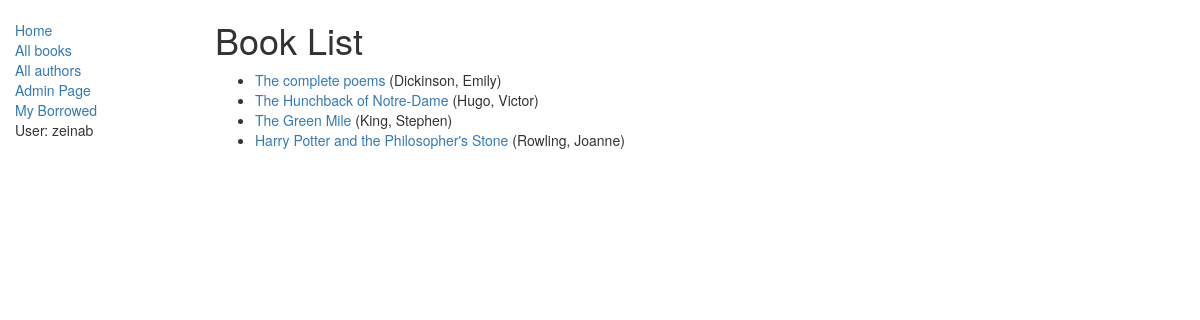
Page /catalog/books/ (signed in) on the committed database.
### catalog/models.py (models this page shows, shortened)
class Book(models.Model):
    title = models.CharField(max_length=200)
    author = models.ForeignKey('Author', on_delete=models.SET_NULL, null=True)
    summary = models.TextField(max_length=1000, help_text="Enter a brief description of the book")
    isbn = models.CharField('ISBN',max_length=13, help_text='13 Character <a href="https://www.isbn-international.org/content/what-isbn">ISBN number</a>')
    genre = models.ManyToManyField(Genre, help_text="Select a genre for this book")
    def get_absolute_url(self):
        return reverse('catalog:book-detail', args=[str(self.id)])
    def display_genre(self):
        return ', '.join([ genre.name for genre in self.genre.all()[:3] ])
    display_genre.short_description = 'Genre'

class Author(models.Model):
    first_name = models.CharField(max_length=100)
    last_name = models.CharField(max_length=100)
    date_of_birth = models.DateField(null=True, blank=True)
    date_of_death = models.DateField('Died', null=True, blank=True)
    def __str__(self):
        return '%s, %s' % (self.last_name, self.first_name)

### catalog/views.py (the view)
class BookListView(generic.ListView):
    model=models.Book
    template_name='catalog/book_list.html'

### catalog/templates/catalog/book_list.html
{% extends "catalog/base_generic.html" %}
{% block content %}
    <h1>Book List</h1>
    {% if book_list %}
    <ul>
      {% for book in book_list %}
      <li>
        <a href="{{ book.get_absolute_url }}">{{ book.title }}</a> ({{book.author}})
      </li>
      {% endfor %}
    </ul>
    {% else %}
      <p>There are no books in the library.</p>
    {% endif %}
{% endblock %}

### catalog/templates/catalog/base_generic.html (shortened to what this page needs)
<!DOCTYPE html>
<html lang="en">
<head>
  <link rel="stylesheet" href="https://maxcdn.bootstrapcdn.com/bootstrap/3.3.7/css/bootstrap.min.css">
  {% load static %}
  <link rel="stylesheet" href="{% static 'catalog/styles.css' %}">
</head>
<body>
  <div class="container-fluid">
    <div class="row">
      <div class="col-sm-2">
      {% block sidebar %}
      <ul class="sidebar-nav">
          <li><a href="{% url 'catalog:index' %}">Home</a></li>
          <li><a href="{% url 'catalog:books' %}">All books</a></li>
          <li><a href="{% url 'catalog:authors'%}">All authors</a></li>
          <li><a href="/admin/"> Admin Page </a></li>
          <li><a href="{% url 'catalog:my-borrowed' %}">My Borrowed</a></li>
          {% if user.is_authenticated %}
              <li>User: {{ user.get_username }}</li>
          {% endif %}
      </ul>
     {% endblock %}
      </div>
      <div class="col-sm-10 ">
      {% block content %}{% endblock %}
      </div>
    </div>
  </div>
</body>
</html>

### catalog/static/catalog/styles.css (style rules this page uses)
.sidebar-nav { margin-top: 20px; padding: 0; list-style: none; }

### rows in the picture
Book: title "The complete poems", author "Dickinson, Emily"
Book: title "The Hunchback of Notre-Dame", author "Hugo, Victor"
Book: title "The Green Mile", author "King, Stephen"
Book: title "Harry Potter and the Philosopher's Stone", author "Rowling, Joanne"

### other values in the picture
{{ user.get_username }} "zeinab"
